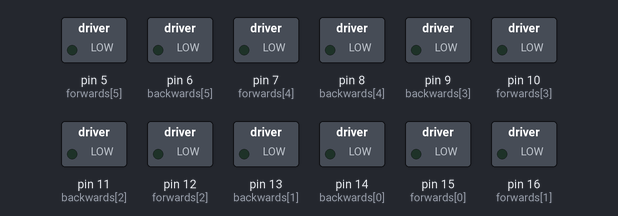
The sketch below on a simulated Arduino Uno, built with avr-gcc and run on an emulated ATmega328P. Parts: switched loads named in the sketch (green lamp = pin HIGH).

Above: at 0.5 s.
At 3.5 s:
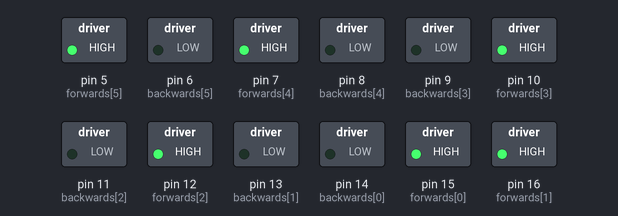
Timing chart, 0 to 4.6 s (numbered marks = the images above):
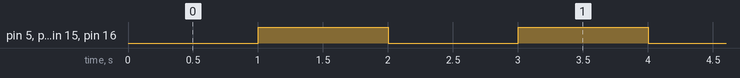

The sketch:

OutputCheck.ino
```cpp
// Motor Pins
// Motor 1 | PA2 PA1 | 15 14
// Motor 2 | PA3 PC3 | 16 13
// Motor 3 | PC2 PC1 | 12 11
// Motor 4 | PC0 PB0 | 10 9
// Motor 5 | PB1 PB2 | 8 7
// Motor 6 | PB3 PB4 | 6 5

volatile uint8_t current_motor;
uint8_t forwards[] = {15,16,12,10,7,5};
uint8_t backwards[] = {14,13,11,9,8,6};

void setup() {
  // Set all motor pins as outputs
  for (int i=0; i < 6; i++){
    pinMode(backwards[i],OUTPUT);
    pinMode(forwards[i],OUTPUT);
  }

}

void loop() {
  disable_motors();
  delay(1000);
  enable_motors(1);
  delay(1000);
  disable_motors();
  delay(1000);
  enable_motors(1);
  delay(1000);
}

// Pulls all the motor outputs low to turn them off
void disable_motors(){
  for (int i=0; i < 6; i++){
    digitalWrite(forwards[i],0);
    digitalWrite(backwards[i],0);
  }
}

void enable_motors(bool dir){
  if (dir){
    for (int i=0; i < 6; i++){
    digitalWrite(forwards[i],1);
    digitalWrite(backwards[i],0);
  }
  } else {
    for (int i=0; i < 6; i++){
    digitalWrite(forwards[i],0);
    digitalWrite(backwards[i],1);
  }
  }
}
```

Measured:
- by itself, pin 5 (forwards[5]), pin 7 (forwards[4]), pin 10 (forwards[3]), pin 12 (forwards[2]), pin 15 (forwards[0]), pin 16 (forwards[1]): alternates HIGH for 1.0 s and LOW for 1.0 s
